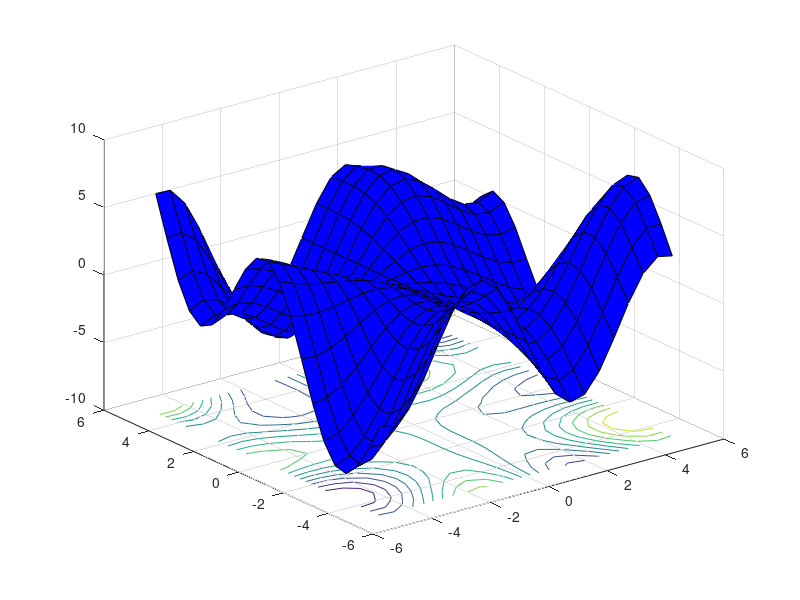

Here is the MATLAB script that generated this plot: (Note: this script raises an error after producing the figure.)
[X,Y] = meshgrid(-5:.5:5);
Z = Y.*sin(X) - X.*cos(Y);
sc = surfc(X,Y,Z,'FaceColor','b');
sc(1).EdgeColor = 'r';
sc(2).EdgeColor = 'b';
